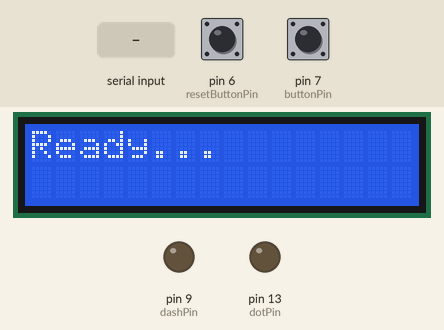
Simulated run of this sketch. Board: Arduino Uno, built with avr-gcc and run on an emulated ATmega328P. Parts: 16×2 character LCD, output pins drawn as LEDs (lit = HIGH). The test bench sets the inputs (shaded band); at power-on: pin 7 (buttonPin) HIGH, pin 6 (resetButtonPin) HIGH.

Above: at 1.2 s.
1.3 s: pin 7 (buttonPin) pulled LOW for 0.15 s
At 3.9 s:
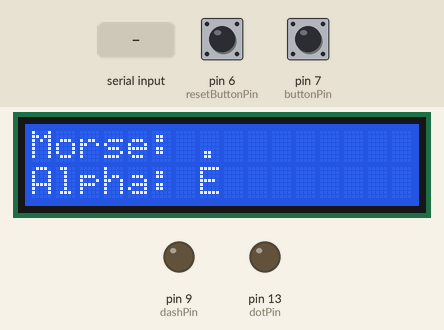
4.3 s: "A\n" received over Serial
At 5.9 s:
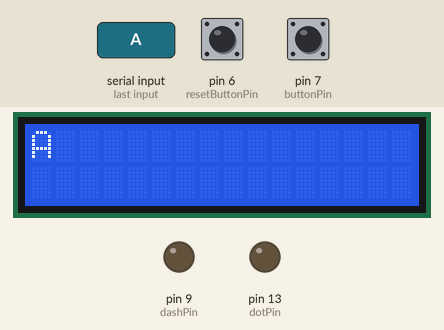
6.8 s: pin 6 (resetButtonPin) pulled LOW for 3.2 s
At 7.2 s:
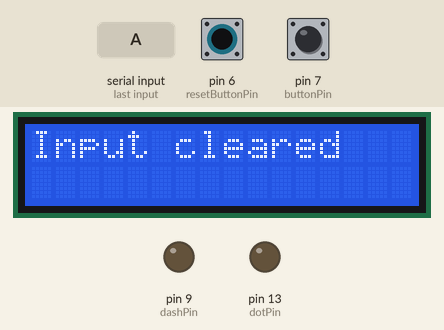
11.5 s: byte 10 ('\n') received over Serial
At 12.7 s:
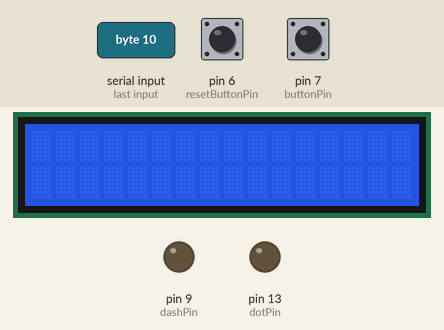
13.0 s: "B\n" received over Serial
At 15.5 s:
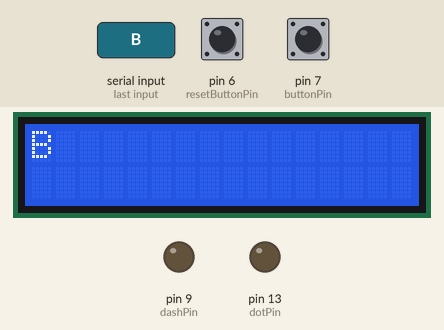
15.7 s: pin 7 (buttonPin) pulled LOW for 1 s
At 18.8 s:
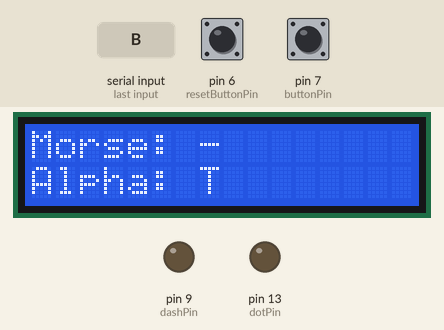
Timing chart, 0 to 20.3 s (numbered marks = the images above; inputs shaded):
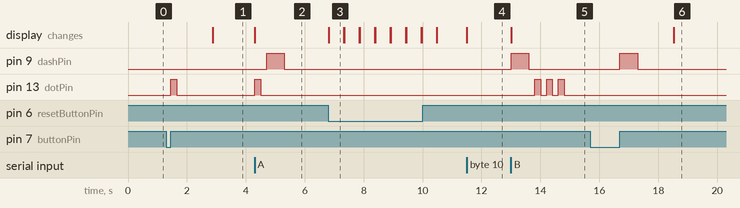

Measured:
- after the input at 1.3 s, pin 13 (dotPin): LOW → HIGH after 0.15 s, → LOW 0.20 s later; the display: changes after 1.6 s (image 1)
- after the input at 4.3 s, pin 9 (dashPin): LOW → HIGH after 0.41 s, → LOW 0.60 s later; pin 13 (dotPin): LOW → HIGH at once, → LOW 0.20 s later; the display: changes at once (image 2)
- after the input at 6.8 s, the display: changes at once (image 3)
- after the input at 11.5 s, the display: changes at once (image 4)
- after the input at 13.0 s, pin 9 (dashPin): LOW → HIGH at once, → LOW 0.60 s later; pin 13 (dotPin): alternates HIGH for 0.20 s and LOW for 0.20 s, 6 changes in all, then stays LOW, starting after 0.81 s; the display: changes at once (image 5)
- after the input at 15.7 s, pin 9 (dashPin): LOW → HIGH after 1.0 s, → LOW 0.60 s later; the display: changes after 2.8 s (image 6)
- what the display in image 3 shows lasts 0.5 s, from 6.8 s to 7.3 s

The sketch:

DottyDash.ino
```cpp
#include <Wire.h>
#include <LiquidCrystal_I2C.h>

LiquidCrystal_I2C lcd(0x27, 16, 2);

const int dotPin = 13;
const int dashPin = 9;
const int buttonPin = 7;
const int resetButtonPin = 6;

const int dotTime = 200;
const int longPressThreshold = 500;
const int interLetterDelay = 1000;

String inputText = "";
String morseInput = "";
String decodedMessage = "";
bool newMessage = false;
unsigned long lastPressTime = 0;
bool buttonPressed = false;

void setup() {
  Serial.begin(9600);
  lcd.init();
  lcd.backlight();
  lcd.setCursor(0, 0);
  lcd.print("Ready...");

  pinMode(dotPin, OUTPUT);
  pinMode(dashPin, OUTPUT);
  pinMode(buttonPin, INPUT_PULLUP);
  pinMode(resetButtonPin, INPUT_PULLUP);
}

void loop() {
  handleSerialInput();
  handleButtonInput();
  handleResetButton();
}

void handleSerialInput() {
  while (Serial.available()) {
    char c = Serial.read();
    if (c == '\n') {
      newMessage = true;
    } else {
      inputText += c;
    }
  }

  if (newMessage) {
    if (inputText == "!RESET") {
      morseInput = "";
      decodedMessage = "";
      lcd.clear();
      lcd.setCursor(0, 0);
      lcd.print("Input cleared");
      delay(500);
      lcd.clear();
      lcd.print("Ready...");
    } else {
      lcd.clear();
      lcd.setCursor(0, 0);
      lcd.print(inputText);
      playMorse(inputText);
    }
    inputText = "";
    newMessage = false;
  }
}

void handleButtonInput() {
  if (digitalRead(buttonPin) == LOW) {
    if (!buttonPressed) {
      buttonPressed = true;
      lastPressTime = millis();
    }
  } else if (buttonPressed) {
    buttonPressed = false;
    unsigned long pressDuration = millis() - lastPressTime;

    if (pressDuration < longPressThreshold) {
      morseInput += '.';
      flashLED(dotPin, dotTime);
    } else {
      morseInput += '-';
      flashLED(dashPin, dotTime * 3);
    }

    lastPressTime = millis();
  }

  if (!buttonPressed && morseInput != "" && millis() - lastPressTime > interLetterDelay) {
    char decoded = decodeMorse(morseInput);
    if (decoded != '?') {
      decodedMessage += decoded;
    }

    lcd.clear();
    lcd.setCursor(0, 0);
    lcd.print("Morse: " + morseInput);

    String trimmedAlpha = decodedMessage;
    if (trimmedAlpha.length() > 10) {
      trimmedAlpha = trimmedAlpha.substring(trimmedAlpha.length() - 10);
    }

    lcd.setCursor(0, 1);
    lcd.print("Alpha: " + trimmedAlpha);

    morseInput = "";
  }
}

void handleResetButton() {
  if (digitalRead(resetButtonPin) == LOW) {
    morseInput = "";
    decodedMessage = "";
    lcd.clear();
    lcd.setCursor(0, 0);
    lcd.print("Input cleared");
    delay(500);
    lcd.clear();
    lcd.print("Ready...");
  }
}

void flashLED(int pin, int duration) {
  digitalWrite(pin, HIGH);
  delay(duration);
  digitalWrite(pin, LOW);
  delay(dotTime);
}

void playMorse(String text) {
  text.toUpperCase();
  for (int i = 0; i < text.length(); i++) {
    char c = text.charAt(i);
    if (c == ' ') {
      delay(dotTime * 7);
      continue;
    }

    const char* morse = getMorse(c);
    if (morse != nullptr) {
      for (int j = 0; morse[j] != '\0'; j++) {
        if (morse[j] == '.') {
          flashLED(dotPin, dotTime);
        } else if (morse[j] == '-') {
          flashLED(dashPin, dotTime * 3);
        }
      }
      delay(dotTime * 3);
    }
  }
}

const char* getMorse(char c) {
  switch (c) {
    case 'A': return ".-"; case 'B': return "-..."; case 'C': return "-.-.";
    case 'D': return "-.."; case 'E': return "."; case 'F': return "..-.";
    case 'G': return "--."; case 'H': return "...."; case 'I': return "..";
    case 'J': return ".---"; case 'K': return "-.-"; case 'L': return ".-..";
    case 'M': return "--"; case 'N': return "-."; case 'O': return "---";
    case 'P': return ".--."; case 'Q': return "--.-"; case 'R': return ".-.";
    case 'S': return "..."; case 'T': return "-"; case 'U': return "..-";
    case 'V': return "...-"; case 'W': return ".--"; case 'X': return "-..-";
    case 'Y': return "-.--"; case 'Z': return "--..";
    default: return nullptr;
  }
}

char decodeMorse(String morse) {
  String codes[] = {
    ".-", "-...", "-.-.", "-..", ".", "..-.", "--.", "....", "..", ".---",
    "-.-", ".-..", "--", "-.", "---", ".--.", "--.-", ".-.", "...", "-",
    "..-", "...-", ".--", "-..-", "-.--", "--.."
  };
  for (int i = 0; i < 26; i++) {
    if (morse == codes[i]) return 'A' + i;
  }
  return '?';
}
```
